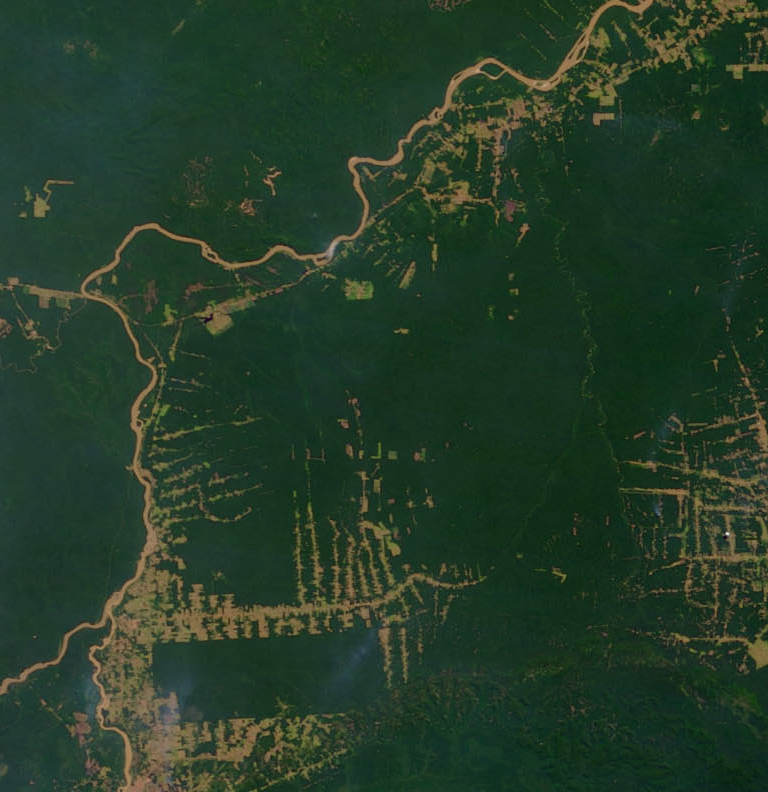
#> input picture amazon_2000.png, 768 x 792 px
$ python Amazonie.py
#> lines starting #> are read from the running program, lines starting #| are printed output that depends on the picture; after the words box and inside, x2 and y2 are one past the last pixel; in counts of white or black regions, pixels touching at a corner belong together; long printed decimals are rounded
import cv2 as cv
import numpy as np
import matplotlib.pyplot as plt

# On charge les images
ng_2000 = cv.imread('amazon_2000.png', 0)
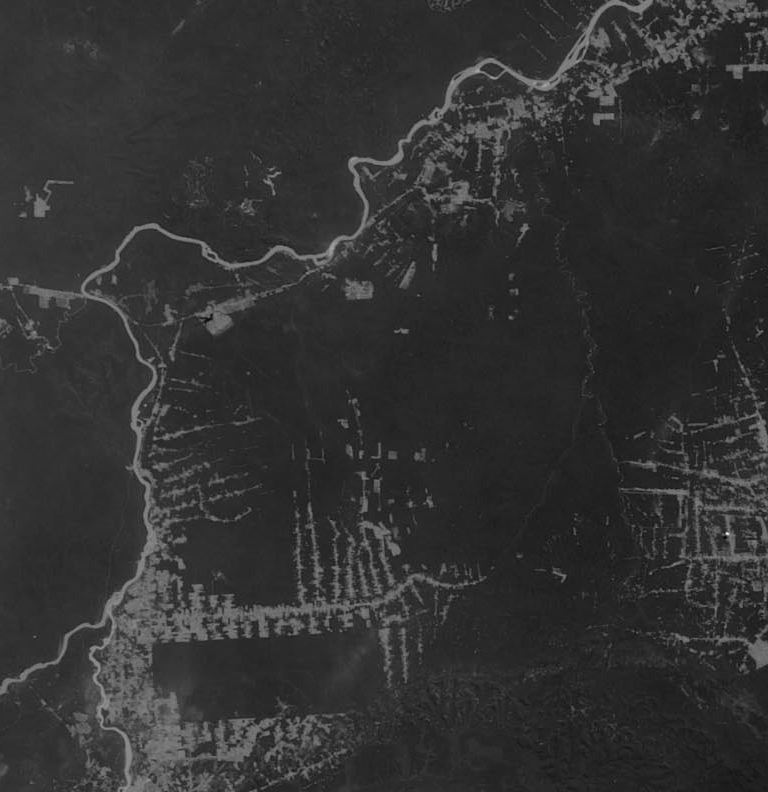
#> ng_2000: shape (792, 768); min 2, max 249, mean 50.2
ng_2012 = cv.imread('amazon_2012.png', 0)
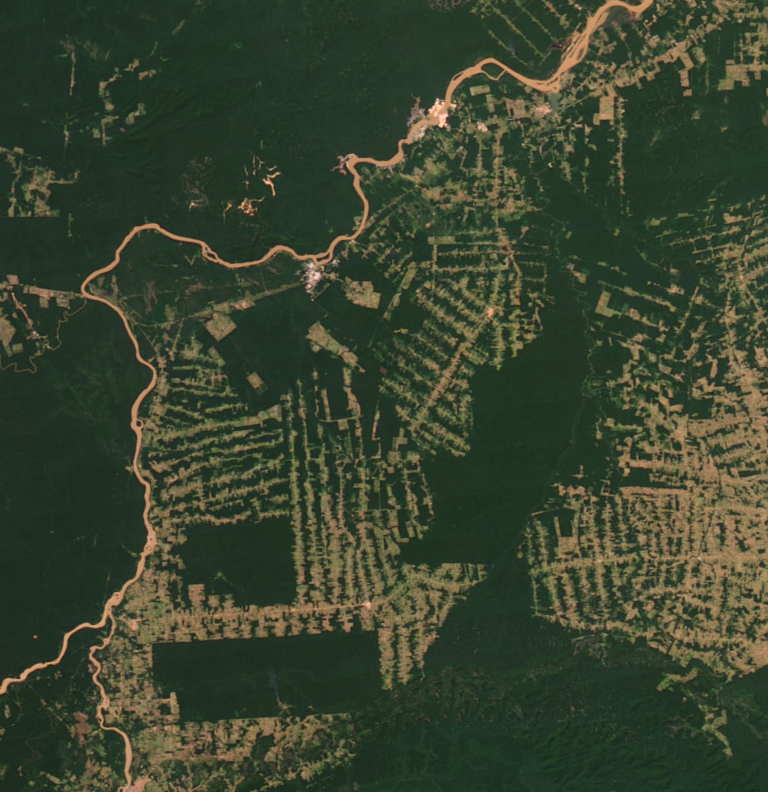
#> input picture amazon_2012.png, 768 x 792 px
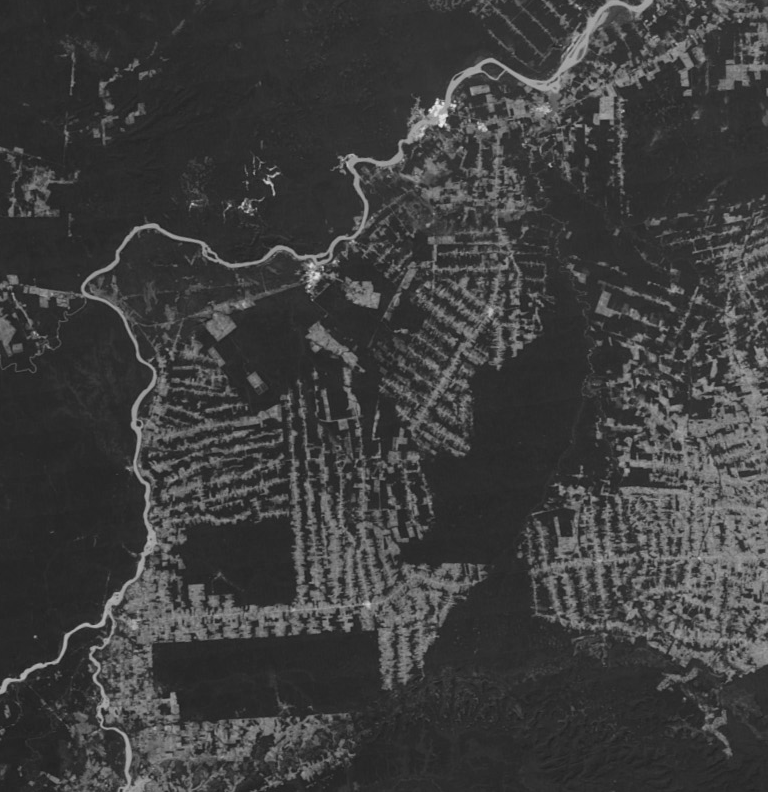
#> ng_2012: shape (792, 768); min 29, max 242, mean 62

# On verifie leur taille
print(ng_2000.shape, ng_2012.shape)
#| (792, 768) (792, 768)

blur = cv.GaussianBlur(ng_2000, (5, 5), 0)
ret3, bin_2000 = cv.threshold(blur, 0, 255, cv.THRESH_BINARY + cv.THRESH_OTSU)
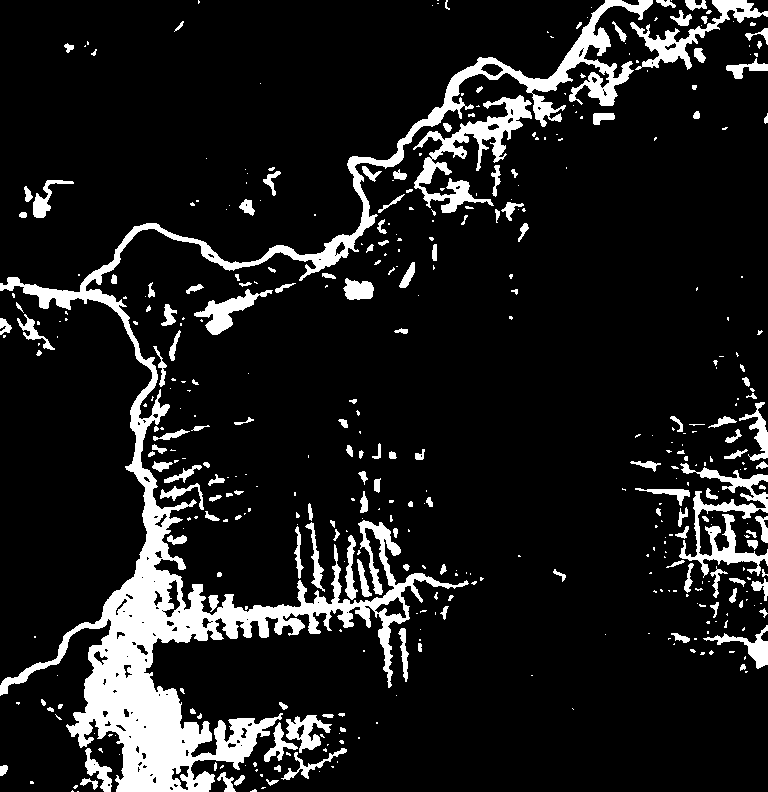
#> bin_2000: shape (792, 768); 11.5% white; 431 white regions (265 under 20 px), largest, box (x1, y1, x2, y2) and area: (0, 0, 653, 792) 41674, (413, 95, 532, 213) 3756, (679, 463, 768, 578) 3076
#> ret3 = 67
blur = cv.GaussianBlur(ng_2012, (5, 5), 0)
ret3, bin_2012 = cv.threshold(blur, 0, 255, cv.THRESH_BINARY + cv.THRESH_OTSU)
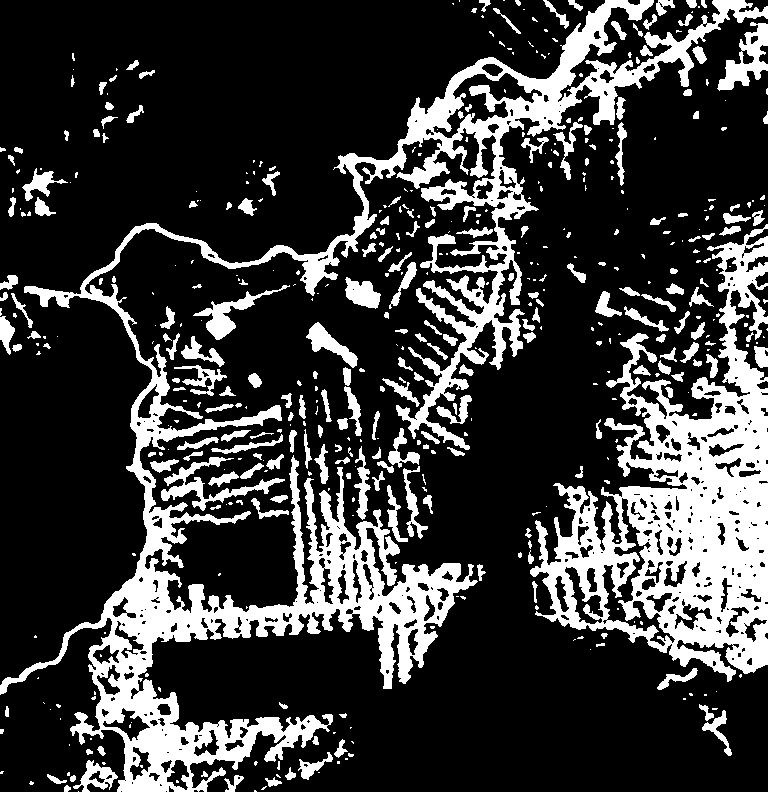
#> bin_2012: shape (792, 768); 23.1% white; 493 white regions (268 under 20 px), largest, box (x1, y1, x2, y2) and area: (0, 0, 768, 792) 68942, (530, 224, 768, 682) 41207, (161, 457, 285, 511) 1534
#> ret3 = 76


# affichage des images en noir et blanc
fig = plt.figure(figsize=(8, 8))

fig.add_subplot(1, 2, 1)
plt.imshow(bin_2000, cmap="gray")

fig.add_subplot(1, 2, 2)
plt.imshow(bin_2012, cmap="gray")
plt.show()

# On recupere nos elements structurants:
kernel_cross = cv.getStructuringElement(cv.MORPH_CROSS, (5, 5))
kernel_rect = cv.getStructuringElement(cv.MORPH_RECT, (5, 5))
kernel_ellipse = cv.getStructuringElement(cv.MORPH_ELLIPSE, (5, 5))


"""On choisira d'appliquer d'abord une ouverture puis une fermeture
car c'est la technique utilisée puur débruiter les empruntes digitales
et que notre foret y ressemble"""

#Cross kernel
denoised_cross_bin_2000 = cv.morphologyEx(cv.morphologyEx(
	bin_2000, cv.MORPH_OPEN, kernel_cross),cv.MORPH_CLOSE, kernel_cross)
#> denoised_cross_bin_2000: shape (792, 768); 10.3% white; 189 white regions (62 under 20 px), largest, box (x1, y1, x2, y2) and area: (0, 0, 655, 792) 39440, (414, 95, 555, 189) 2904, (630, 0, 768, 69) 2075
"""plt.imshow(denoised_cross_bin_2000,cmap="gray")
plt.show()"""
denoised_cross_bin_2012 = cv.morphologyEx(cv.morphologyEx(
	bin_2012, cv.MORPH_OPEN, kernel_cross),cv.MORPH_CLOSE, kernel_cross)
#> denoised_cross_bin_2012: shape (792, 768); 21.6% white; 302 white regions (103 under 20 px), largest, box (x1, y1, x2, y2) and area: (530, 296, 768, 681) 39450, (51, 353, 477, 792) 38773, (79, 0, 768, 349) 20568

#Rectangle kernel
denoised_rect_bin_2000 = cv.morphologyEx(cv.morphologyEx(
	bin_2000, cv.MORPH_OPEN, kernel_cross),cv.MORPH_CLOSE, kernel_rect)
#> denoised_rect_bin_2000: shape (792, 768); 10.9% white; 125 white regions (35 under 20 px), largest, box (x1, y1, x2, y2) and area: (0, 0, 672, 792) 50467, (679, 491, 768, 575) 2238, (630, 0, 768, 69) 2204
denoised_rect_bin_2012 = cv.morphologyEx(cv.morphologyEx(
	bin_2012, cv.MORPH_OPEN, kernel_cross),cv.MORPH_CLOSE, kernel_rect)
#> denoised_rect_bin_2012: shape (792, 768); 23.3% white; 169 white regions (39 under 20 px), largest, box (x1, y1, x2, y2) and area: (528, 216, 768, 681) 45564, (0, 344, 477, 792) 43785, (24, 0, 768, 349) 25771


#Ellipse Kernel
denoised_ellipse_bin_2000 = cv.morphologyEx(cv.morphologyEx(
	bin_2000, cv.MORPH_OPEN, kernel_cross),cv.MORPH_CLOSE, kernel_ellipse)
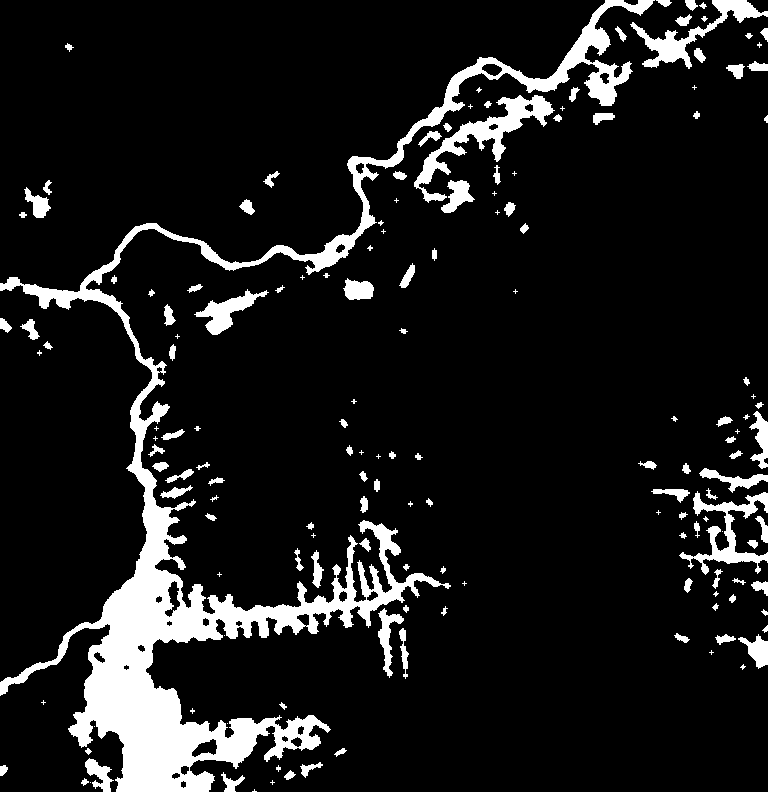
#> denoised_ellipse_bin_2000: shape (792, 768); 10.5% white; 157 white regions (45 under 20 px), largest, box (x1, y1, x2, y2) and area: (0, 0, 655, 792) 43251, (414, 95, 555, 203) 3174, (630, 0, 768, 69) 2109
denoised_ellipse_bin_2012 = cv.morphologyEx(cv.morphologyEx(
	bin_2012, cv.MORPH_OPEN, kernel_cross),cv.MORPH_CLOSE, kernel_ellipse)
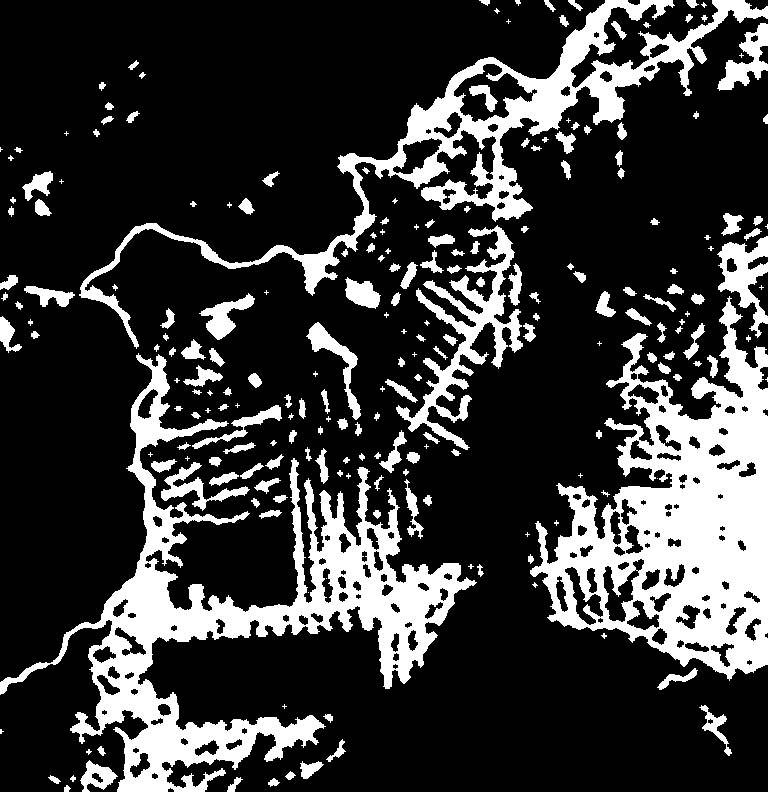
#> denoised_ellipse_bin_2012: shape (792, 768); 22.2% white; 224 white regions (53 under 20 px), largest, box (x1, y1, x2, y2) and area: (530, 296, 768, 681) 40873, (0, 353, 477, 792) 40554, (79, 0, 768, 349) 22269


fig2 = plt.figure(figsize=(8, 12))

fig2.add_subplot(1, 3, 1)
plt.imshow(denoised_cross_bin_2012, cmap="gray")
plt.title('denoised_cross_bin_2012')

fig2.add_subplot(1, 3, 2)
plt.imshow(denoised_rect_bin_2012, cmap="gray")
plt.title('denoised_rect_bin_2012')

fig2.add_subplot(1, 3, 3)
plt.imshow(denoised_ellipse_bin_2012, cmap="gray")
plt.title('denoised_ellipse_bin_2012')

plt.show()


#On choisira ellipse kernel pour comparer la deforestation
num_zeros_2000 = (denoised_ellipse_bin_2000 == 0).sum()
#> num_zeros_2000 = 544315
num_ones_2000 = (denoised_ellipse_bin_2000 == 255).sum()
#> num_ones_2000 = 63941
deforest_rate_2000=100*num_ones_2000/num_zeros_2000
#> deforest_rate_2000 = 11.75
print(num_zeros_2000,num_ones_2000)
#| 544315 63941
print('deforest_rate_2000=',deforest_rate_2000,'%')
#| deforest_rate_2000= 11.747 %

num_zeros_2012 = (denoised_ellipse_bin_2012 == 0).sum()
#> num_zeros_2012 = 473033
num_ones_2012 = (denoised_ellipse_bin_2012 == 255).sum()
#> num_ones_2012 = 135223
deforest_rate_2012=100*num_ones_2012/num_zeros_2012
#> deforest_rate_2012 = 28.59
print(num_zeros_2012,num_ones_2012)
#| 473033 135223
print('deforest_rate_2012=',deforest_rate_2012,'%')
#| deforest_rate_2012= 28.586 %


fig = plt.figure(figsize=(8, 8))

fig.add_subplot(1, 2, 1)
plt.imshow(denoised_ellipse_bin_2000, cmap="gray")
plt.title('deforest_rate_2000='+str(round(deforest_rate_2000))+'%')

fig.add_subplot(1, 2, 2)
plt.imshow(denoised_ellipse_bin_2012, cmap="gray")
plt.title('deforest_rate_2012='+str(round(deforest_rate_2012))+'%')

plt.show()
